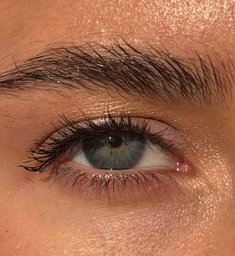
#> input picture images/eye_4.JPG, 235 x 256 px, shrunk from 2346 x 2560 before the run
$ python run_iris.py ../images/eye_4.JPG
#> lines starting #> are read from the running program, lines starting #| are printed output that depends on the picture; after the words box and inside, x2 and y2 are one past the last pixel; in counts of white or black regions, pixels touching at a corner belong together
### iris-reconstruction-kit/iris_baker/image_io.py
from __future__ import annotations
from io import BytesIO
from pathlib import Path
import warnings
import numpy as np
from PIL import Image, ImageCms, ImageOps


SUPPORTED = {".heic", ".heif", ".jpg", ".jpeg", ".png", ".tif", ".tiff", ".webp"}


def load_rgb(path: Path) -> np.ndarray:
    path = Path(path).expanduser()
    if not path.exists() or not path.is_file():
        raise FileNotFoundError(f"Input image not found: {path}")
    if path.suffix.lower() not in SUPPORTED:
        raise ValueError(f"Unsupported extension {path.suffix}; supported: {', '.join(sorted(SUPPORTED))}")
    if path.suffix.lower() in {".heic", ".heif"}:
        try:
            from pillow_heif import register_heif_opener
        except ImportError as exc:
            raise RuntimeError("HEIC support is missing: install `pip install pillow-heif`.") from exc
        register_heif_opener(thumbnails=False)
    with Image.open(path) as original:
#> original is the input picture: PIL image 235x256 RGB; mean R, G, B 160.7, 103.9, 76.5
        original.load()
        img = ImageOps.exif_transpose(original)
        icc = img.info.get("icc_profile")
        if icc:
            try:
                src = ImageCms.ImageCmsProfile(BytesIO(icc))
                dest = ImageCms.createProfile("sRGB")
                img = ImageCms.profileToProfile(img, src, dest, outputMode="RGB")
            except Exception as exc:
                warnings.warn(f"ICC conversion failed; falling back to RGB: {exc}")
                img = img.convert("RGB")
        else:
            img = img.convert("RGB")
        # Conversion normalizes decoded images to an 8-bit, standard RGB processing pipeline.
        return np.asarray(img, dtype=np.uint8).copy()


def save_rgb(path: Path, rgb: np.ndarray, **kwargs) -> None:
    Image.fromarray(rgb.astype(np.uint8), "RGB").save(path, **kwargs)


def save_rgba(path: Path, rgba: np.ndarray) -> None:
    Image.fromarray(rgba.astype(np.uint8), "RGBA").save(path)

### iris-reconstruction-kit/iris_baker/cli.py
"""Repository-friendly command line for offline Iris Baker v1.2."""
from __future__ import annotations
import argparse
from pathlib import Path
import sys
import cv2
from .image_io import load_rgb
from .detection import propose_circles
from .geometry import Ellipse, validate_geometry
from .annotation import initial_annotation,load_annotation
from .annotation_editor import edit_annotation
from .pipeline import bake


def parser():
    p=argparse.ArgumentParser(prog='iris-bake', description='Offline iris/eye asset baker; HEIC/PNG/JPG/TIFF/WebP',
                              formatter_class=argparse.ArgumentDefaultsHelpFormatter)
    p.add_argument('--input','-i',type=Path,required=True,help='Photo of ONE eye')
    p.add_argument('--output','-o',type=Path,help='Target directory (default: outputs/<input stem>)')
    p.add_argument('--crop',nargs=4,type=int,metavar=('X','Y','W','H'),help='Optional crop in oriented image pixels')
    p.add_argument('--pupil',nargs=3,type=float,metavar=('CX','CY','R'),help='Explicit pupil circle')
    p.add_argument('--iris',nargs=3,type=float,metavar=('CX','CY','R'),help='Explicit outer iris circle')
    p.add_argument('--pupil-ry',type=float,help='Optional vertical pupil radius for elliptical mask')
    p.add_argument('--iris-ry',type=float,help='Optional vertical iris radius for elliptical mask')
    p.add_argument('--pupil-angle',type=float,default=0)
    p.add_argument('--iris-angle',type=float,default=0)
    p.add_argument('--interactive',action='store_true',help='Edit both contours and masks in GUI')
    p.add_argument('--annotation',type=Path,help='Reuse annotation.json from previous run')
    p.add_argument('--no-auto',action='store_true',help='Disable automatic contour proposal')
    p.add_argument('--occlusion-mask',type=Path,help='External visibility mask, WHITE=usable, BLACK=hidden; same photo dimensions')
    p.add_argument('--shadow-mask',type=Path,help='External shadow mask, WHITE=shaded, BLACK=not marked')
    p.add_argument('--shadow-strength',type=float,default=.72,help='Conservative L* correction of marked shadow (0..1)')
    p.add_argument('--particles',type=int,default=80000,help='Particles per each of authentic/cinematic outputs')
    p.add_argument('--angular',type=int,default=2048,help='Polar angular width')
    p.add_argument('--radial',type=int,default=512,help='Polar radial height')
    p.add_argument('--texture-size',type=int,default=1024,help='Square iris texture side in pixels')
    p.add_argument('--seed',type=int,default=42)
    p.add_argument('--reconstruction-mode', choices=('legacy','illumination','damage','blend','coherent','selective'), default='legacy', help='Experimental reconstruction variant')
    return p


def main(argv=None) -> int:
    args=parser().parse_args(argv)
    try:
        if bool(args.pupil) != bool(args.iris):
            raise ValueError('Set both --pupil and --iris or neither')
        if not (256<=args.angular<=8192 and 64<=args.radial<=2048):
            raise ValueError('Polar dimensions out of range: angular 256..8192, radial 64..2048')
        if not (256<=args.texture_size<=4096 and 100<=args.particles<=2_000_000):
            raise ValueError('Texture 256..4096 and particles 100..2,000,000 required')
        if not 0<=args.shadow_strength<=1:
            raise ValueError('--shadow-strength must be between 0 and 1')
        rgb=load_rgb(args.input)
        h,w=rgb.shape[:2]
#> h = 256; w = 235
        crop=tuple(args.crop) if args.crop else None
        if crop:
            x,y,cw,ch=crop
            if min(x,y)<0 or min(cw,ch)<1 or x+cw>w or y+ch>h:
                raise ValueError('--crop is outside image')
            rgb=rgb[y:y+ch,x:x+cw].copy()
        ph,pw=rgb.shape[:2]
#> ph = 256; pw = 235
        pupil=iris=None
        method='automatic_unverified'
        if args.annotation:
            ann=load_annotation(args.annotation,(ph,pw))
            pupil,iris=ann.pupil,ann.iris
            method='saved_annotation'
        else:
            if args.pupil:
                x,y,r=args.pupil
                pupil=Ellipse(x,y,r,args.pupil_ry or r,args.pupil_angle)
                x,y,r=args.iris
                iris=Ellipse(x,y,r,args.iris_ry or r,args.iris_angle)
                method='manual_coordinates'
            elif not args.no_auto:
                try:
                    pupil,iris=propose_circles(rgb)
                    print('[AUTO] Proposal only! Review contour locations manually.')
                except ValueError as exc:
                    print(f'[AUTO] Could not propose circles: {exc}')
                    if not args.interactive:
                        raise ValueError('Try --interactive or provide manual coordinates') from exc
            if args.no_auto and not args.interactive and pupil is None:
                raise ValueError('--no-auto needs --interactive or explicit --pupil/--iris')
            ann=initial_annotation((ph,pw),pupil,iris)
        if args.interactive:
            print('[GUI] O outer iris points, K pupil points: click center + 8-24 rim points, C confirm; P/I circles; X hide lashes; S shadow; Enter export.')
            ann=edit_annotation(rgb,ann)
            pupil,iris=ann.pupil,ann.iris
            method='interactive_annotated'
        if pupil is None or iris is None:
            raise ValueError('Contours missing. Use --interactive or --annotation.')
        validate_geometry(pupil,iris,pw,ph)
        dest=args.output or Path('outputs')/args.input.stem
        # bake writes fixed filenames; never allow them to replace the input or
        # the annotation and masks being reused in this same invocation.
        protected = [args.input, args.annotation, args.occlusion_mask, args.shadow_mask]
        if any(path is not None and path.resolve().parent == dest.resolve() for path in protected):
            raise ValueError('Output directory must differ from the input and annotation/mask directories')
        data=bake(args.input,dest,pupil,iris,crop,args.angular,args.radial,
                  args.texture_size,args.particles,args.seed,method,args.occlusion_mask,
                  args.shadow_mask,ann,args.shadow_strength,args.reconstruction_mode)
        print(f'\n[DONE] {Path(dest).resolve()}')
        print('  contact_sheet.jpg          overview / quality check')
        print('  annotation.json            can be reused with --annotation')
        print('  iris_authentic_rgba.png     only photographed usable regions')
        print('  iris_cinematic_rgba.png    reconstructed artistic full iris')
        print('  iris_confidence.png        provenance map; see metadata for category meanings')
        print('  full_eye_composite.png     photo-based static eye preview')
        print('  full_eye_foreground_rgba.png photo-based eyelid/lash layer')
        print('  iris_particles.bin         cinematic GPU points, 7 float32 each')
        print(f"  visible real fraction: {data['annotation']['visibleFractionPolar']:.1%}")
        if method == 'automatic_unverified':
            print('[WARNING] Automatic geometry is not reviewed. Use --interactive.')
        return 0
    except (OSError,ValueError,RuntimeError,KeyboardInterrupt,cv2.error) as exc:
        print(f'[ERROR] {exc}',file=sys.stderr)
        return 2

### iris-reconstruction-kit/iris_baker/detection.py
"""Conservative circle proposals. No claims of biometric-grade segmentation.

Hough finds candidates; a dark pupil score and a concentric outer ring score
filter the output. All unreviewed results must remain marked 'automatic'.
"""
from __future__ import annotations
import cv2
import numpy as np
from .geometry import Ellipse


def _sample_ring(gray: np.ndarray, x: float, y: float, r: float, n=160):
    angles = np.linspace(0, 2 * np.pi, n, endpoint=False)
    xs = np.clip(np.rint(x + r * np.cos(angles)).astype(int), 0, gray.shape[1]-1)
    ys = np.clip(np.rint(y + r * np.sin(angles)).astype(int), 0, gray.shape[0]-1)
    return gray[ys, xs]


def propose_circles(rgb: np.ndarray) -> tuple[Ellipse, Ellipse]:
    """Attempts automatic pupil/iris localization on photos cropped to a SINGLE eye.

    Raises if no credible proposal is found. Automatic boundaries must be reviewed.
    """
    h0, w0 = rgb.shape[:2]
#> h0 = 256; w0 = 235
    scale = min(1.0, 900 / max(h0, w0))
#> scale = 1
    w, h = max(1, round(w0*scale)), max(1, round(h0*scale))
#> w = 235; h = 256
    small = cv2.resize(rgb, (w, h), interpolation=cv2.INTER_AREA) if scale < 1 else rgb
    gray = cv2.cvtColor(small, cv2.COLOR_RGB2GRAY)
    gray = cv2.createCLAHE(clipLimit=2, tileGridSize=(8,8)).apply(gray)
    smooth = cv2.medianBlur(gray, 7)
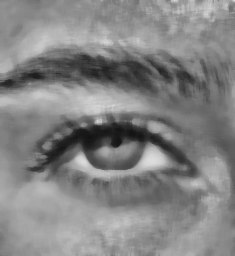
#> smooth: shape (256, 235); min 18, max 220, mean 132
    short = min(h, w)
#> short = 235
    p_min = max(5, int(short*.025))
#> p_min = 5
    p_max = max(p_min + 3, int(short*.22))
#> p_max = 51
    candidates = []
    # Dark connected-component candidates: robust when an actual pupil is too
    # uniform for the Hough edge detector (e.g. dark central disk).
    src_gray = cv2.cvtColor(small, cv2.COLOR_RGB2GRAY)
    for threshold in (20, 30, 42, 55):
        binary = (src_gray < threshold).astype(np.uint8)
        count, labels, stats, centroids = cv2.connectedComponentsWithStats(binary, 8)
        for k in range(1, count):
            x0,y0,ww,hh,area = map(int, stats[k])
            if min(ww,hh) < p_min*1.2 or x0 < 2 or y0 < 2 or x0+ww >= w-2 or y0+hh >= h-2:
                continue
            radius = np.sqrt(area/np.pi)
            aspect = max(ww,hh)/max(1,min(ww,hh))
            fill = area/max(1,ww*hh)
            if p_min <= radius <= p_max and aspect < 1.7 and fill > 0.48:
                cx,cy = centroids[k]
                candidates.append([float(cx),float(cy),float(radius)])
#> this loop made 4 passes
#> count on passes 1 to 4: 99, 159, 169, 179
#> pass 1, in propose_circles, `binary = (src_gray < threshold).astype(np.uint8)`:
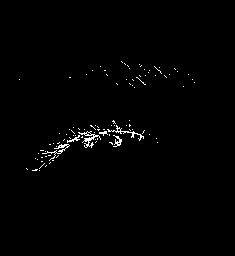
#> binary: shape (256, 235); values 0 (black) and 1 (white), 0.97% white in thin lines or dots, all inside (x1, y1, x2, y2) = (19, 61, 195, 171)
#> after the loop:
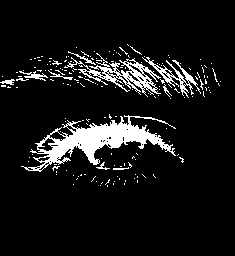
#> binary: shape (256, 235); values 0 (black) and 1 (white), 8.7% white; 178 white regions (166 under 20 px), largest, box (x1, y1, x2, y2) and area: (21, 115, 176, 172) 2796, (64, 53, 161, 97) 1075, (142, 57, 201, 98) 470
#> after the loop, candidates = []
    for threshold in (26, 20):
        res = cv2.HoughCircles(smooth, cv2.HOUGH_GRADIENT, dp=1.3,
                              minDist=max(20, short*.12), param1=110,
                              param2=threshold, minRadius=p_min, maxRadius=p_max)
        if res is not None:
            candidates.extend(res[0].tolist())
#> after the loop, candidates = 51 items, first 6: [108.5, 128, 50.24], [92.95, 77.35, 47.38], [159.2, 48.75, 48.81], [147.5, 99.45, 43.09], [30.55, 116.3, 50.24], [59.15, 99.45, 50.24]
    # Darkness is measured on the original image, not CLAHE-enhanced pixels.
    scores=[]
    full_gray = cv2.cvtColor(small,cv2.COLOR_RGB2GRAY)
    for x, y, r in candidates:
        if x-r < 1 or x+r >= w-1 or y-r < 1 or y+r >= h-1:
            continue
        # Restrict score to a local patch; avoid creating large masks per candidate.
        a,b = max(0,int(y-r)), min(h,int(y+r+1))
        c,d = max(0,int(x-r)), min(w,int(x+r+1))
        patch = small[a:b,c:d]
        subgray = cv2.cvtColor(patch, cv2.COLOR_RGB2GRAY)
        cy,cx = np.ogrid[a:b,c:d]
        inside = (cx-x)**2+(cy-y)**2 < (.7*r)**2
        if not np.any(inside):
            continue
        center_darkness = float(np.mean(subgray[inside]))
        surrounding = _sample_ring(full_gray, x,y,r*1.35)
        contrast = float(np.mean(surrounding))-center_darkness
        center_penalty = np.hypot(x-w/2,y-h/2)/max(w,h)
        score = contrast*.9 - center_darkness*.9 - 24*center_penalty
        candidates_score = (score, x, y, r)
        scores.append(candidates_score)
#> this loop made 51 passes
#> (x, y, r, a, b, c, d, center_darkness) on passes 1, 2, 4, 6, 7, 8, 9, 10, 11, 13, 14, 16: (108.5, 128, 50.24, 77, 179, 58, 159, 71.94), (92.95, 77.35, 47.38, 29, 125, 45, 141, 89.1), (147.5, 99.45, 43.09, 56, 143, 104, 191, 75.92), (59.15, 99.45, 50.24, 49, 150, 8, 110, 104.7), (118.9, 91.65, 41.66, 49, 134, 77, 161, 83.45), (129.3, 63.05, 25.8, 37, 89, 103, 156, 71.13), (156.6, 194.3, 48.81, 145, 244, 107, 206, 116.2), (181.3, 130.6, 48.81, 81, 180, 132, 231, 89.51), (150.1, 147.5, 27.36, 120, 175, 122, 178, 83.87), (181.3, 102, 28.79, 73, 131, 152, 211, 79.25), (65.65, 69.55, 25.8, 43, 96, 39, 92, 77.7), (104.6, 156.6, 24.37, 132, 182, 80, 130, 65.02)
#> (x, y, r) on passes 3, 5, 12, 15, 27, 29: (159.2, 48.75, 48.81), (30.55, 116.3, 50.24), (204.8, 38.35, 34.51), (128, 29.25, 38.8), (159.2, 48.75, 48.81), (30.55, 116.3, 50.24)
#> pass 1, in propose_circles, `subgray = cv2.cvtColor(patch, cv2.COLOR_RGB2GRAY)`:
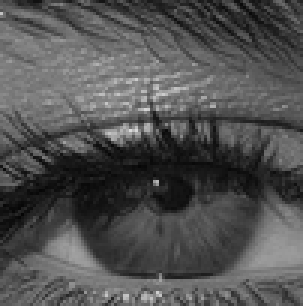
#> subgray: shape (102, 101) (shown 3 times larger); min 5, max 219, mean 81.1
#> pass 1, in propose_circles, `inside = (cx-x)**2+(cy-y)**2 < (.7*r)**2`:
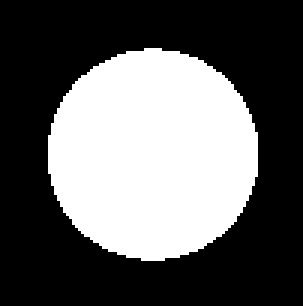
#> inside: shape (102, 101) bool (shown 3 times larger); 37.8% white; 1 white region, box (x1, y1, x2, y2) and area: (16, 16, 86, 87) 3892
#> after the loop:
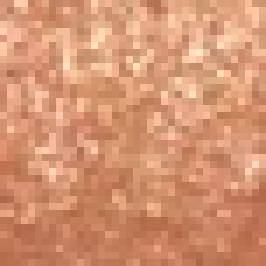
#> patch: shape (38, 38, 3) (shown 7 times larger); mean R, G, B 212.2, 147.8, 113.7
#> after the loop, scores = 39 items, first 6: (-52.94, 108.5, 128, 50.24), (-76.11, 92.95, 77.35, 47.38), (-53.38, 147.5, 99.45, 43.09), (-100.8, 59.15, 99.45, 50.24), (-72.77, 118.9, 91.65, 41.66), (-40.01, 129.3, 63.05, 25.8)
    if not scores:
        raise ValueError("No pupil circle found automatically. Use --interactive or --pupil/--iris.")
    scores.sort(reverse=True)
    _, px, py, pr = scores[0]
#> px = 50.05; py = 152.8; pr = 18.65
    # Find limbus by radial color and edge transitions centered near selected pupil.
    rgb_smooth = cv2.GaussianBlur(small, (5,5), 0)
    g = cv2.cvtColor(rgb_smooth, cv2.COLOR_RGB2GRAY)
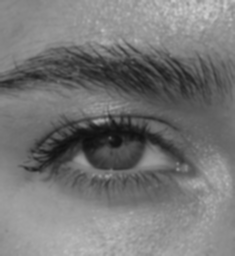
#> g: shape (256, 235); min 14, max 204, mean 117.8
    rmin = max(pr*1.65, pr+7)
#> rmin = 30.77
    rmax = min(short*.49, max(pr*5.0, rmin+7), px-2, py-2, w-px-3, h-py-3)
#> rmax = 48.05
    if rmax <= rmin+4:
        raise ValueError("Insufficient space around pupil to estimate iris; use manual settings.")
    radius_vals = np.linspace(rmin, rmax, 110)
#> radius_vals = 110 values from 30.77 to 48.05
    curve = np.array([np.mean(_sample_ring(g, px, py, r)) for r in radius_vals])
#> curve = 110 values, max 113.5 at index 109, min 99.25 at index 0, mean 104.9
    curve_smooth = np.convolve(curve, np.ones(7)/7, mode="same")
#> curve_smooth = 110 values, max 113 at index 106, min 56.83 at index 0, mean 103.3
    # Limbus can brighten OR darken relative to iris; use the strongest edge.
    changes = np.abs(curve_smooth[:-3]-curve_smooth[3:])
#> changes = 107 values, max 48.35 at index 106, min 0.00804 at index 26, mean 2.11
    changes[:5]=0
    changes[-5:]=0
    index=int(np.argmax(changes))
#> index = 60
    radius=float(radius_vals[index+1])
#> radius = 40.44
    if changes[index] < 1.5:
        raise ValueError("No reliable outer iris boundary found. Try --interactive.")
    inv = 1.0/scale
    pupil = Ellipse(px*inv,py*inv,pr*inv,pr*inv)
    iris = Ellipse(px*inv,py*inv,radius*inv,radius*inv)
    return pupil, iris

### iris-reconstruction-kit/run_iris.py
"""Repo-friendly launcher for the offline iris asset baker.

Examples:
    python run_iris.py "C:/Photos/eye.heic" --interactive
    python run_iris.py --input "C:/Photos/eye.heic" --output outputs/eye --interactive

The implementation is maintained in the iris_baker package.
"""

from __future__ import annotations

import sys

from iris_baker.cli import main


if __name__ == "__main__":
    args = sys.argv[1:]
    # Allow the photograph to be supplied as a simple positional argument.
    # Preserve all existing flags and the original `python -m iris_baker` API.
    if args and not args[0].startswith("-"):
        args = ["--input", args[0], *args[1:]]
#> (the run stopped early here; a loop or call above may not have finished)
